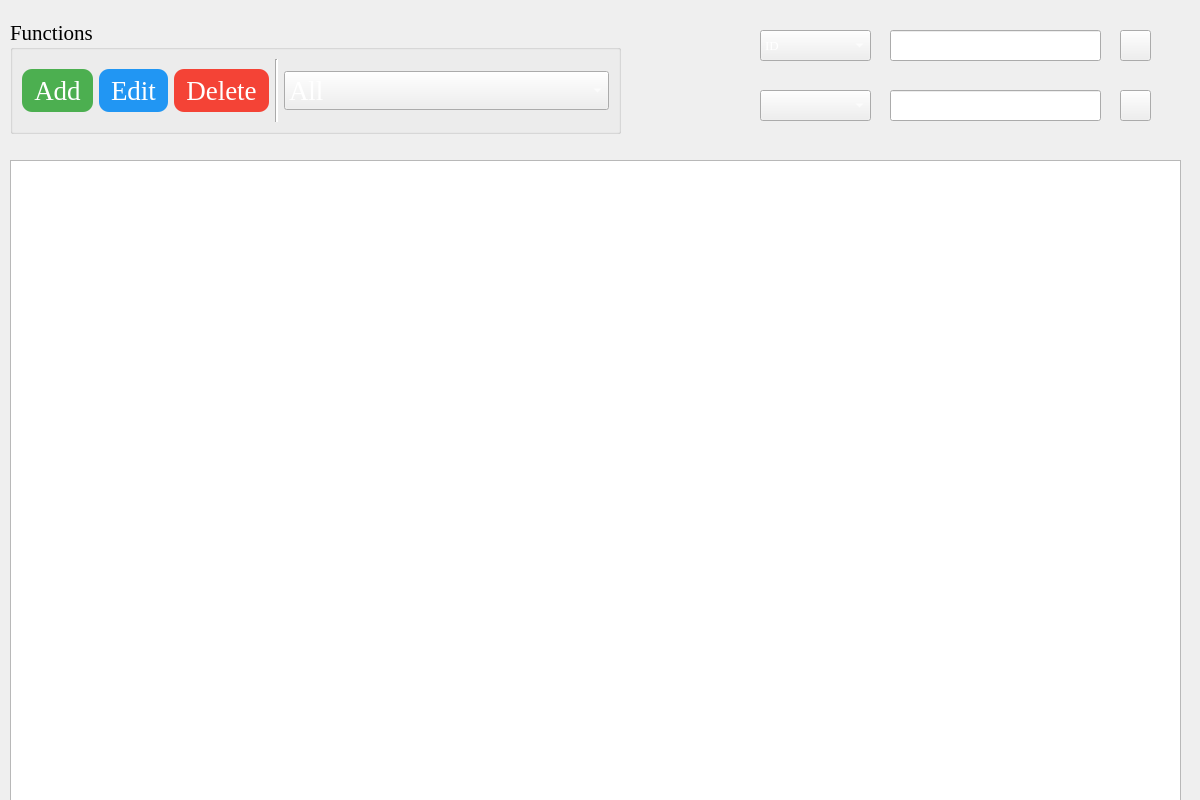
<?xml version="1.0" encoding="UTF-8"?>
<ui version="4.0">
 <class>Form</class>
 <widget class="QWidget" name="Form">
  <property name="geometry">
   <rect>
    <x>0</x>
    <y>0</y>
    <width>1200</width>
    <height>800</height>
   </rect>
  </property>
  <property name="sizePolicy">
   <sizepolicy hsizetype="Fixed" vsizetype="Fixed">
    <horstretch>0</horstretch>
    <verstretch>0</verstretch>
   </sizepolicy>
  </property>
  <property name="windowTitle">
   <string>Form</string>
  </property>
  <property name="autoFillBackground">
   <bool>false</bool>
  </property>
  <property name="styleSheet">
   <string notr="true"/>
  </property>
  <widget class="QGroupBox" name="groupBox">
   <property name="geometry">
    <rect>
     <x>10</x>
     <y>20</y>
     <width>611</width>
     <height>114</height>
    </rect>
   </property>
   <property name="font">
    <font>
     <family>Times New Roman</family>
     <pointsize>16</pointsize>
    </font>
   </property>
   <property name="autoFillBackground">
    <bool>true</bool>
   </property>
   <property name="styleSheet">
    <string notr="true">QPushButton {
    background-color: #2d2d2d;
    color: white;
    border-radius: 10px;
    padding: 6px 12px;
}
QPushButton:hover {
    background-color: #3c3c3c;
}
</string>
   </property>
   <property name="title">
    <string>Functions</string>
   </property>
   <layout class="QHBoxLayout" name="horizontalLayout">
    <item>
     <widget class="QPushButton" name="addBtn">
      <property name="sizePolicy">
       <sizepolicy hsizetype="Preferred" vsizetype="Fixed">
        <horstretch>0</horstretch>
        <verstretch>0</verstretch>
       </sizepolicy>
      </property>
      <property name="font">
       <font>
        <family>Times New Roman</family>
        <pointsize>20</pointsize>
       </font>
      </property>
      <property name="styleSheet">
       <string notr="true">background-color: #4caf50
</string>
      </property>
      <property name="text">
       <string>Add</string>
      </property>
      <property name="icon">
       <iconset>
        <normaloff>icon/add48.png</normaloff>icon/add48.png</iconset>
      </property>
      <property name="iconSize">
       <size>
        <width>48</width>
        <height>48</height>
       </size>
      </property>
     </widget>
    </item>
    <item>
     <widget class="QPushButton" name="editBtn">
      <property name="sizePolicy">
       <sizepolicy hsizetype="Preferred" vsizetype="Fixed">
        <horstretch>0</horstretch>
        <verstretch>0</verstretch>
       </sizepolicy>
      </property>
      <property name="font">
       <font>
        <family>Times New Roman</family>
        <pointsize>20</pointsize>
       </font>
      </property>
      <property name="styleSheet">
       <string notr="true">background-color: #2196f3</string>
      </property>
      <property name="text">
       <string>Edit</string>
      </property>
      <property name="icon">
       <iconset>
        <normaloff>icon/edit48.png</normaloff>icon/edit48.png</iconset>
      </property>
      <property name="iconSize">
       <size>
        <width>48</width>
        <height>48</height>
       </size>
      </property>
     </widget>
    </item>
    <item>
     <widget class="QPushButton" name="delBtn">
      <property name="sizePolicy">
       <sizepolicy hsizetype="Preferred" vsizetype="Fixed">
        <horstretch>0</horstretch>
        <verstretch>0</verstretch>
       </sizepolicy>
      </property>
      <property name="font">
       <font>
        <family>Times New Roman</family>
        <pointsize>20</pointsize>
       </font>
      </property>
      <property name="styleSheet">
       <string notr="true">background-color: #f44336</string>
      </property>
      <property name="text">
       <string>Delete</string>
      </property>
      <property name="icon">
       <iconset>
        <normaloff>icon/del48.png</normaloff>icon/del48.png</iconset>
      </property>
      <property name="iconSize">
       <size>
        <width>48</width>
        <height>48</height>
       </size>
      </property>
     </widget>
    </item>
    <item>
     <widget class="Line" name="line">
      <property name="styleSheet">
       <string notr="true">background-color : #fff</string>
      </property>
      <property name="orientation">
       <enum>Qt::Vertical</enum>
      </property>
     </widget>
    </item>
    <item>
     <widget class="QComboBox" name="comboBox">
      <property name="sizePolicy">
       <sizepolicy hsizetype="Expanding" vsizetype="Fixed">
        <horstretch>0</horstretch>
        <verstretch>0</verstretch>
       </sizepolicy>
      </property>
      <property name="font">
       <font>
        <family>Times New Roman</family>
        <pointsize>20</pointsize>
       </font>
      </property>
      <property name="styleSheet">
       <string notr="true">color: white;</string>
      </property>
      <property name="currentText">
       <string>All</string>
      </property>
      <item>
       <property name="text">
        <string>All</string>
       </property>
      </item>
      <item>
       <property name="text">
        <string>Regular</string>
       </property>
      </item>
      <item>
       <property name="text">
        <string>InService</string>
       </property>
      </item>
     </widget>
    </item>
   </layout>
  </widget>
  <widget class="QTableView" name="tableStudent">
   <property name="geometry">
    <rect>
     <x>10</x>
     <y>160</y>
     <width>1171</width>
     <height>651</height>
    </rect>
   </property>
   <property name="styleSheet">
    <string notr="true">color: white;</string>
   </property>
  </widget>
  <widget class="QComboBox" name="comboKey1">
   <property name="geometry">
    <rect>
     <x>760</x>
     <y>30</y>
     <width>111</width>
     <height>31</height>
    </rect>
   </property>
   <property name="sizePolicy">
    <sizepolicy hsizetype="Preferred" vsizetype="Preferred">
     <horstretch>0</horstretch>
     <verstretch>0</verstretch>
    </sizepolicy>
   </property>
   <property name="font">
    <font>
     <family>Times New Roman</family>
     <pointsize>10</pointsize>
    </font>
   </property>
   <property name="styleSheet">
    <string notr="true">color: white;</string>
   </property>
   <item>
    <property name="text">
     <string>ID</string>
    </property>
   </item>
   <item>
    <property name="text">
     <string>Name</string>
    </property>
   </item>
   <item>
    <property name="text">
     <string>Department</string>
    </property>
   </item>
  </widget>
  <widget class="QLineEdit" name="txtKey1">
   <property name="geometry">
    <rect>
     <x>890</x>
     <y>30</y>
     <width>211</width>
     <height>31</height>
    </rect>
   </property>
   <property name="font">
    <font>
     <family>Times New Roman</family>
     <pointsize>10</pointsize>
    </font>
   </property>
   <property name="styleSheet">
    <string notr="true">color: white;</string>
   </property>
  </widget>
  <widget class="QPushButton" name="search1Btn">
   <property name="geometry">
    <rect>
     <x>1120</x>
     <y>30</y>
     <width>31</width>
     <height>31</height>
    </rect>
   </property>
   <property name="text">
    <string/>
   </property>
   <property name="icon">
    <iconset>
     <normaloff>../icon/sreach48.png</normaloff>../icon/sreach48.png</iconset>
   </property>
   <property name="iconSize">
    <size>
     <width>20</width>
     <height>20</height>
    </size>
   </property>
  </widget>
  <widget class="QLineEdit" name="txtKey2">
   <property name="geometry">
    <rect>
     <x>890</x>
     <y>90</y>
     <width>211</width>
     <height>31</height>
    </rect>
   </property>
   <property name="font">
    <font>
     <family>Times New Roman</family>
     <pointsize>10</pointsize>
    </font>
   </property>
   <property name="styleSheet">
    <string notr="true">color: white;</string>
   </property>
  </widget>
  <widget class="QPushButton" name="search2Btn">
   <property name="geometry">
    <rect>
     <x>1120</x>
     <y>90</y>
     <width>31</width>
     <height>31</height>
    </rect>
   </property>
   <property name="text">
    <string/>
   </property>
   <property name="icon">
    <iconset>
     <normaloff>../icon/sreach48.png</normaloff>../icon/sreach48.png</iconset>
   </property>
   <property name="iconSize">
    <size>
     <width>20</width>
     <height>20</height>
    </size>
   </property>
  </widget>
  <widget class="QComboBox" name="comboKey2">
   <property name="geometry">
    <rect>
     <x>760</x>
     <y>90</y>
     <width>111</width>
     <height>31</height>
    </rect>
   </property>
   <property name="font">
    <font>
     <family>Times New Roman</family>
     <pointsize>10</pointsize>
    </font>
   </property>
   <property name="styleSheet">
    <string notr="true">color: white;</string>
   </property>
  </widget>
 </widget>
 <resources>
  <include location="icon/resources.qrc"/>
 </resources>
 <connections/>
</ui>
